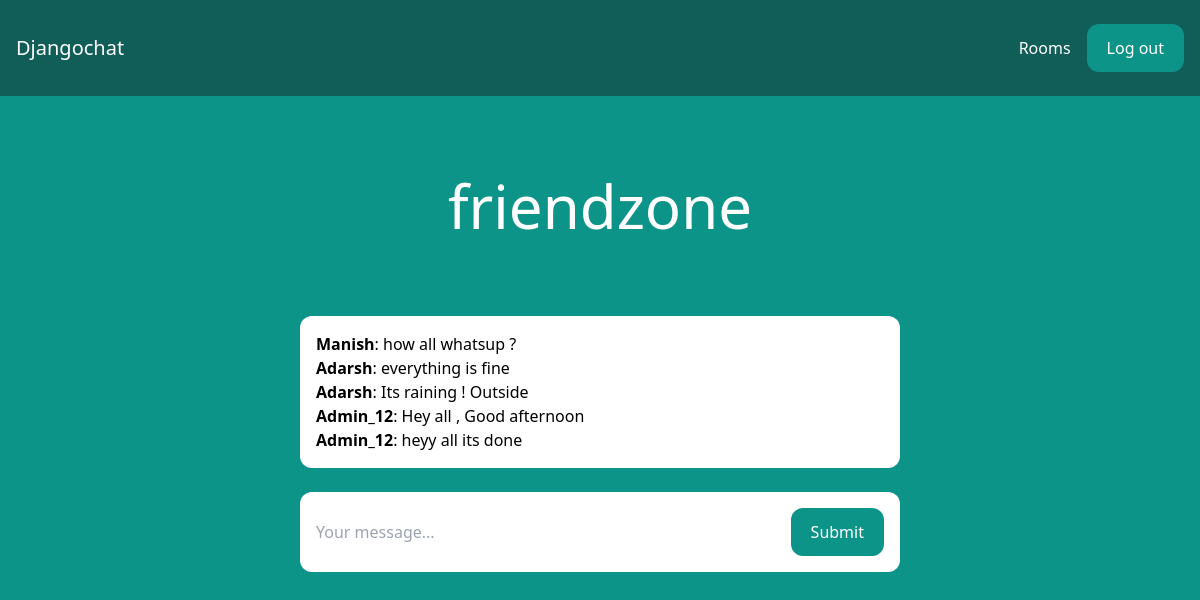
Screenshot of /rooms/Timetospend/ (signed in) with the database file from the repository.
### room/models.py (models this page shows)
class Room(models.Model):
    name = models.CharField(max_length=255)
    slug = models.SlugField(unique=True)

class Message(models.Model):
    room = models.ForeignKey(Room, related_name='messages', on_delete=models.CASCADE)
    user = models.ForeignKey(User, related_name='messages', on_delete=models.CASCADE)
    content = models.TextField()
    date_added = models.DateTimeField(auto_now_add=True)
    class Meta:
        ordering = ('date_added',)

### room/views.py (the view)
# urls.py: path('rooms/', include('room.urls')),
@login_required
def room(request, slug):
    room = Room.objects.get(slug=slug)
    messages = Message.objects.filter(room=room)[0:25]
    return render(request, 'room/room.html', {'room': room, 'messages': messages})

### room/templates/room/room.html (shortened to what this page needs)
{% extends 'core/base.html' %}
{% block content %}
<div class="p-10 lg:p-20 text-center">
    <h1 class="text-3xl lg:text-6xl text-white">{{ room.name }}</h1>
</div>
<div class="lg:w-2/4 mx-4 lg:mx-auto p-4 bg-white rounded-xl">
    <div class="chat-messages space-y-3" id="chat-messages">
        {% for m in messages %}<b>{{ m.user.username }}</b>: {{ m.content }}<br>{% endfor %}
    </div>
</div>
<div class="lg:w-2/4 mt-6 mx-4 lg:mx-auto p-4 bg-white rounded-xl">
    <form method="post" action="." class="flex">
        <input type="text" name="content" class="flex-1 mr-3" placeholder="Your message..." id="chat-message-input">
        <button
            class="px-5 py-3 rounded-xl text-white bg-teal-600 hover:bg-teal-700"
            id="chat-message-submit"
        >Submit</button>
    </form>
</div>
{% endblock %}

### rows the page displays
Room: name "friendzone"
Message: user.username "Manish", content "how all whatsup ?"
Message: user.username "Adarsh", content "everything is fine"
Message: user.username "Adarsh", content "Its raining ! Outside"
Message: user.username "Admin_12", content "Hey all , Good afternoon"
Message: user.username "Admin_12", content "heyy all its done"
